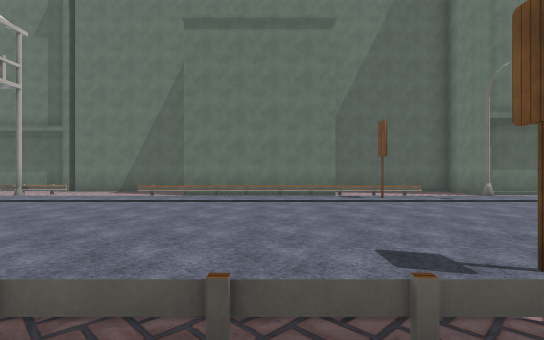
view 1 (above)

18 first-person views from a walk through a 3-D level made in the Unity game engine. The camera is 1.5 m above the floor, looks level and sees 80° across. The floor is counted in squares, 2 m on a side. Each view is taken from the middle of a square. On the plan, view 1 faces up. The plan holds only what a view shows up to about 11 squares ahead; the rest is blank. The place goes on beyond the plan. The player is left out. Some surface patterns are stand-ins.

view 2
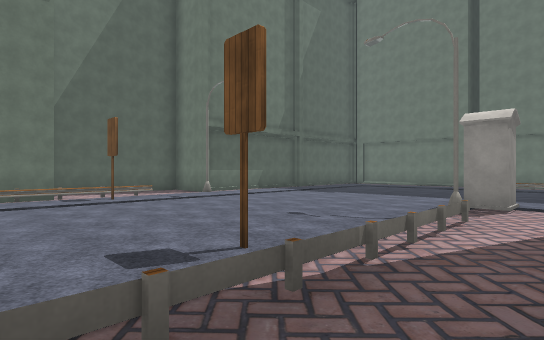

view 3
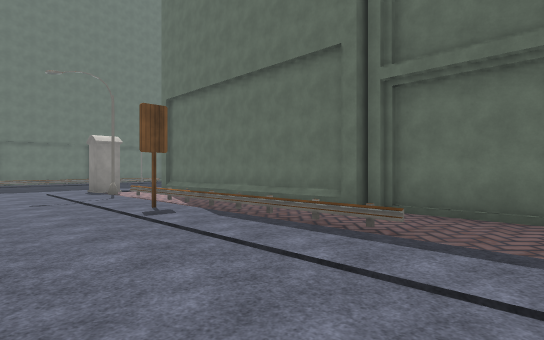

view 4
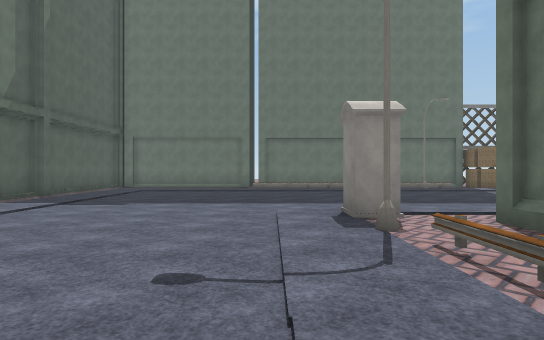

view 5
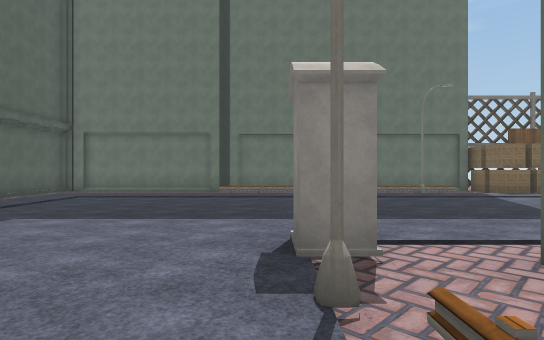

view 6
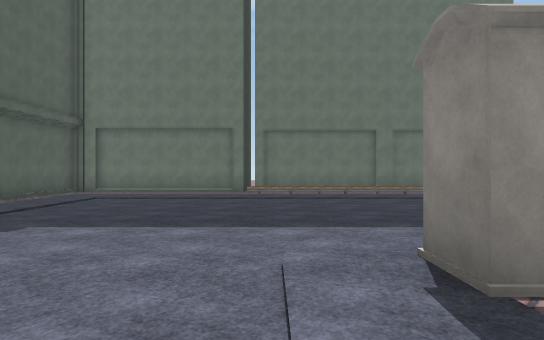

view 7
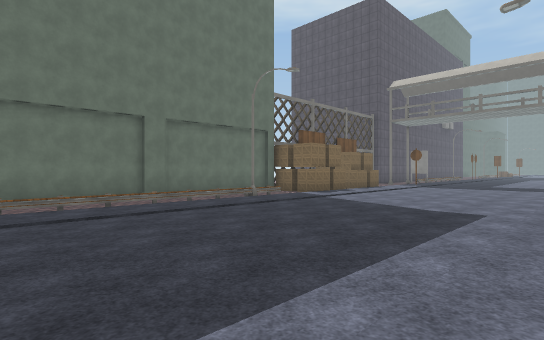

view 8
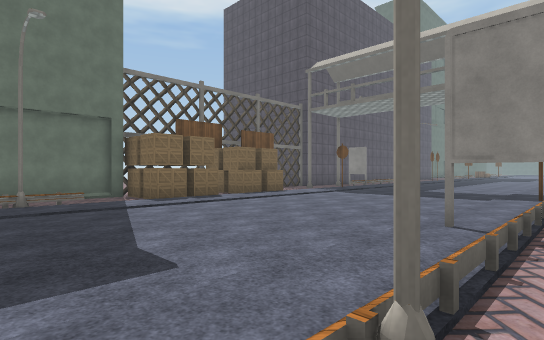

view 9
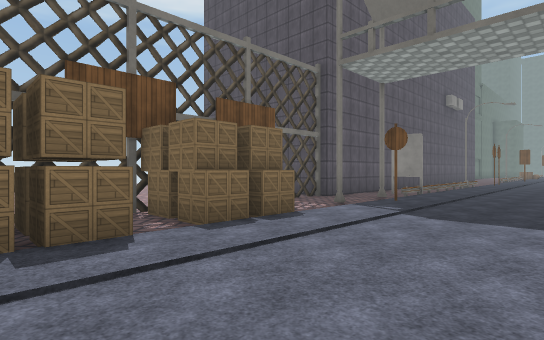

view 10
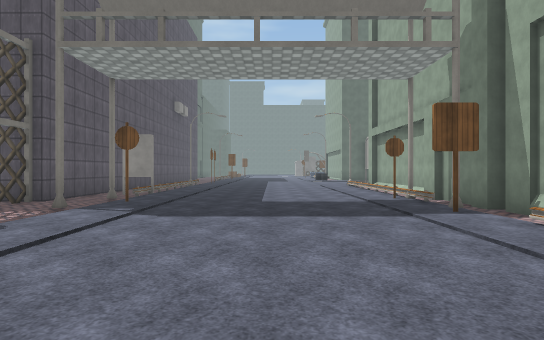

view 11
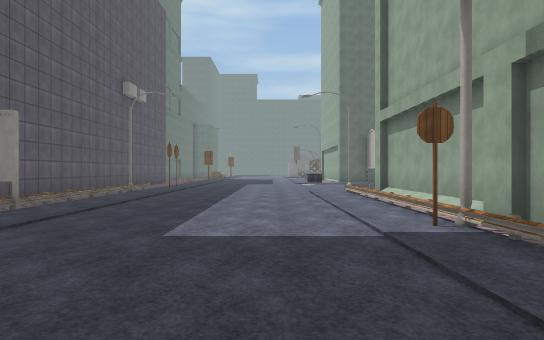

view 12
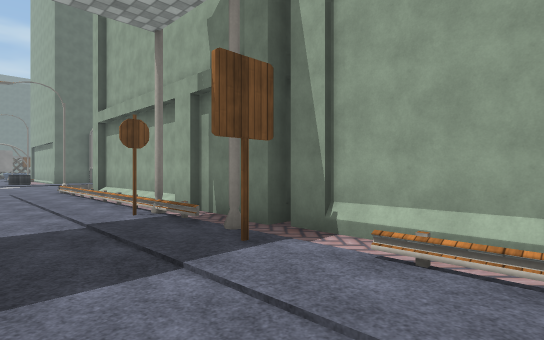

view 13
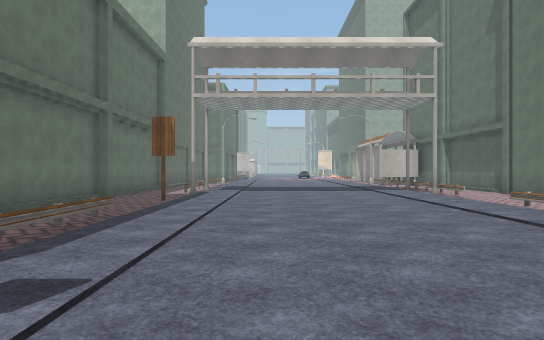

view 14
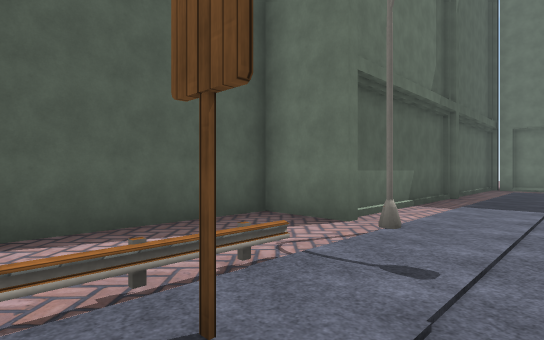

view 15
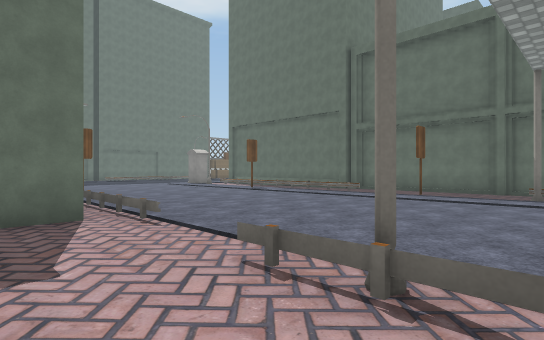

view 16
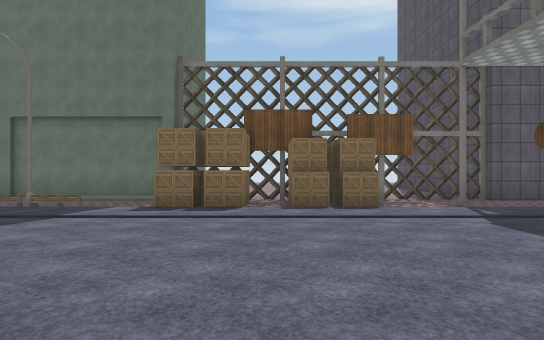

view 17
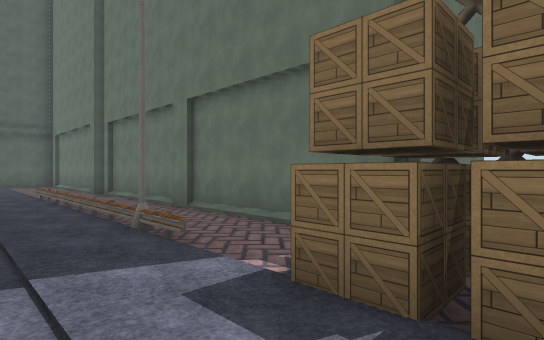

view 18
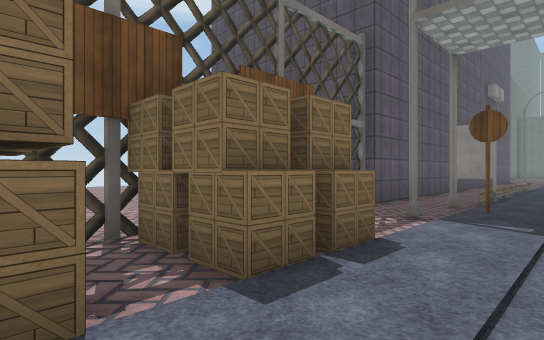

### Floor plan
Key: @ floor where view 1 was taken; # wall or solid block; x gap in a wall; . floor; / step, stairs or slope; = window, fence, low wall or low ledge; B building; S sign; C crate; O other object.
Columns run from 8 left of view 1 to 17 right of it. Each row starts with its distance up from view 1.
 12 #B
 11 .....B#   #...#
 10 ......#####...###########
  9 =#=..======.=...........B
  8 ...........S.............
  7 .........................
  6 .........................
  5 .........................
  4 .........................#
  3 .........................#
  2 .#..S.....S...#..........#
  1 ....S.========.O.......=.#
  0 ........@..............=.#
 -1 #######B#######/.......=.#
 -2                /.......=.#
 -3                B.......#.#
 -4                /.........#
 -5                /.........B
 -6                /#......CC#
 -7                B.......CC#
 -8                 .........#
 -9                B.......CC#
-10                /.......CC#
-11                /.........#
-12               ##S......#.#
-13                #......S..#
-14                #S........#
-15                /.......=.#
-16                /.......x.#
-17                /.......=.#
-18                /.........#
-19                /.........#
-20                #.......= #
-21                x.......# #

Positions as (right, up) in squares from view 1, and headings:
1: (0, 0), facing up
2: (0, 0), facing up-right
3: (-4, 5), facing down-right
4: (2, 3), facing right
5: (4, 2), facing right
6: (5, 3), facing right
7: (8, 3), facing down-right
8: (7, -2), facing down-right
9: (11, -6), facing down-right
10: (11, -6), facing down
11: (10, -10), facing down
12: (10, -9), facing down-left
13: (3, 4), facing left
14: (2, 7), facing up-right
15: (-8, 11), facing down-right
16: (8, -8), facing right
17: (13, -7), facing up-right
18: (13, -7), facing down-right
